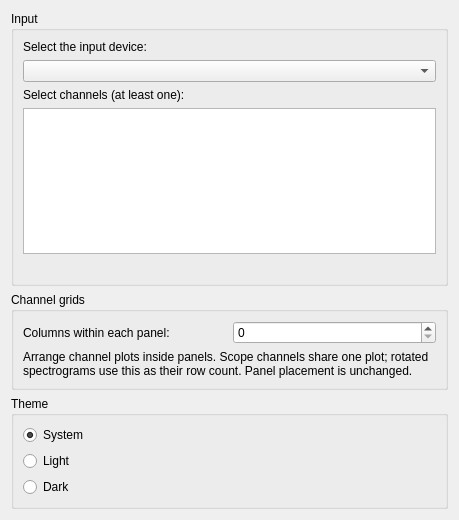
<?xml version="1.0" encoding="UTF-8"?>
<ui version="4.0">
 <class>Settings_Dialog</class>
 <widget class="QDialog" name="Settings_Dialog">
  <property name="geometry">
   <rect>
    <x>0</x>
    <y>0</y>
    <width>459</width>
    <height>520</height>
   </rect>
  </property>
  <property name="windowTitle">
   <string>Settings</string>
  </property>
  <property name="windowIcon">
   <iconset resource="../resources/friture.qrc">
    <normaloff>:/images-src/tools.svg</normaloff>:/images-src/tools.svg</iconset>
  </property>
  <layout class="QVBoxLayout" name="verticalLayout_5">
   <item>
    <widget class="QGroupBox" name="inputGroup">
     <property name="title">
      <string>Input</string>
     </property>
     <layout class="QVBoxLayout" name="verticalLayout_6">
      <item>
       <widget class="QLabel" name="label_inputType_2">
        <property name="text">
         <string>Select the input device:</string>
        </property>
       </widget>
      </item>
      <item>
       <widget class="QComboBox" name="comboBox_inputDevice"/>
      </item>
      <item>
       <widget class="QLabel" name="label_channels">
        <property name="text"><string>Select channels (at least one):</string></property>
        <property name="buddy"><cstring>listWidget_channels</cstring></property>
       </widget>
      </item>
      <item>
       <widget class="QListWidget" name="listWidget_channels">
        <property name="selectionMode"><enum>QAbstractItemView::NoSelection</enum></property>
       </widget>
      </item>
      <item>
       <widget class="QLabel" name="label_inputStatus">
        <property name="text"><string/></property>
        <property name="textFormat"><enum>Qt::PlainText</enum></property>
        <property name="wordWrap"><bool>true</bool></property>
       </widget>
      </item>
     </layout>
    </widget>
   </item>
    <item>
     <widget class="QGroupBox" name="channelGridGroup">
      <property name="title">
       <string>Channel grids</string>
      </property>
      <layout class="QVBoxLayout" name="channelGridLayout">
       <item>
        <layout class="QHBoxLayout" name="channelGridColumnsLayout">
         <item>
          <widget class="QLabel" name="label_channelGridColumns">
           <property name="text">
            <string>Columns within each panel:</string>
           </property>
           <property name="buddy">
            <cstring>spinBox_channelGridColumns</cstring>
           </property>
          </widget>
         </item>
         <item>
          <widget class="QSpinBox" name="spinBox_channelGridColumns"/>
         </item>
        </layout>
       </item>
       <item>
        <widget class="QLabel" name="label_channelGridDescription">
         <property name="text">
          <string>Arrange channel plots inside panels. Scope channels share one plot; rotated spectrograms use this as their row count. Panel placement is unchanged.</string>
         </property>
         <property name="wordWrap">
          <bool>true</bool>
         </property>
        </widget>
       </item>
      </layout>
     </widget>
    </item>
    <item>
     <widget class="QGroupBox" name="themeGroup">
      <property name="title">
       <string>Theme</string>
      </property>
      <layout class="QVBoxLayout" name="verticalLayout_7">
       <item>
        <widget class="QRadioButton" name="radioButton_themeSystem">
         <property name="text">
          <string>System</string>
         </property>
         <property name="checked">
          <bool>true</bool>
         </property>
         <attribute name="buttonGroup">
          <string notr="true">themeButtonGroup</string>
         </attribute>
        </widget>
       </item>
       <item>
        <widget class="QRadioButton" name="radioButton_themeLight">
         <property name="text">
          <string>Light</string>
         </property>
         <attribute name="buttonGroup">
          <string notr="true">themeButtonGroup</string>
         </attribute>
        </widget>
       </item>
       <item>
        <widget class="QRadioButton" name="radioButton_themeDark">
         <property name="text">
          <string>Dark</string>
         </property>
         <attribute name="buttonGroup">
          <string notr="true">themeButtonGroup</string>
         </attribute>
        </widget>
       </item>
      </layout>
     </widget>
    </item>
    <item>
     <spacer name="verticalSpacer_3">
     <property name="orientation">
      <enum>Qt::Vertical</enum>
     </property>
     <property name="sizeHint" stdset="0">
      <size>
       <width>20</width>
       <height>40</height>
      </size>
     </property>
    </spacer>
   </item>
  </layout>
 </widget>
 <resources>
  <include location="../resources/friture.qrc"/>
 </resources>
 <connections/>
 <buttongroups>
  <buttongroup name="themeButtonGroup"/>
 </buttongroups>
</ui>
